Frame 1 (no input): blank canvas, image omitted
Frame 60 (no input): blank canvas, image omitted
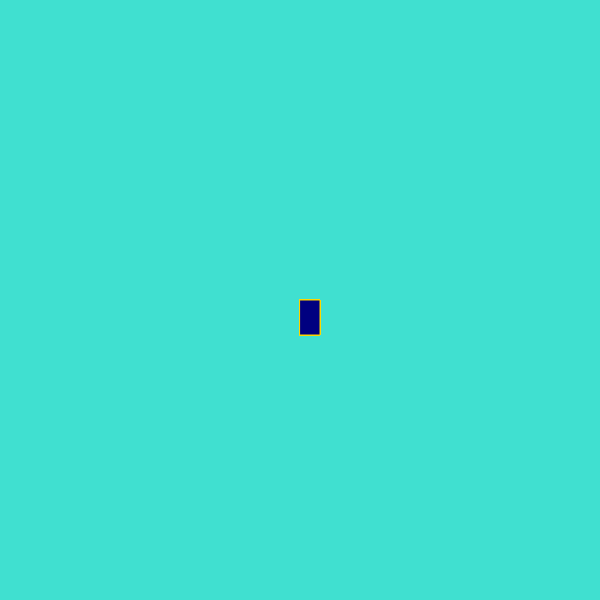
Frame 120 (the mouse pressed at the canvas centre since frame 60)

The p5.js sketch whose frames 1 and 60 were blank and that drew this single picture after the mouse press (run headless with seeded random() and noise() and a simulated clock; from frame 60 on, the mouse is pressed at the canvas centre):

// p5.js sketch
// ── sketch.js
function setup() {
    createCanvas(600, 600);
    background("turquoise");
  }
  
  function draw() {
    stroke("gold");
    fill("navy");
    
    if(mouseIsPressed){
      rect(mouseX, mouseY, 20, 35);
    }
   
  }
